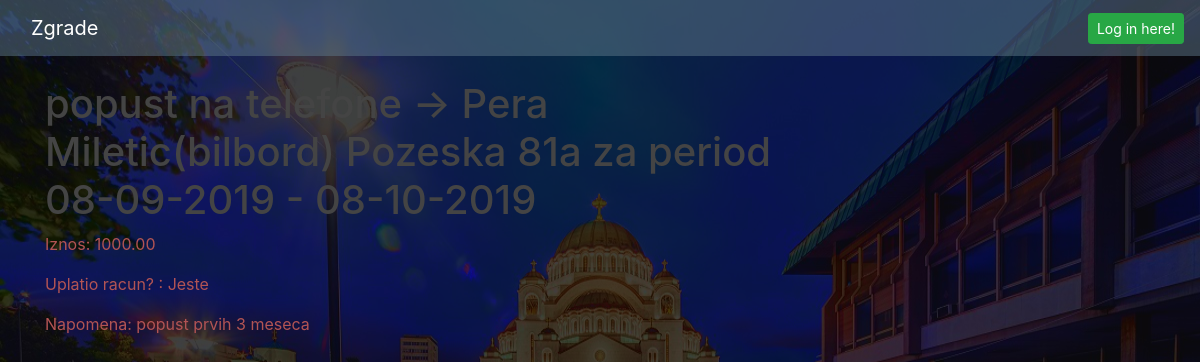
The app's page /racunireklama/1/ with its own data.
### blog/models.py (models this page shows)
class RacunReklama(models.Model):
    reklama = models.ForeignKey(Reklama, on_delete=models.CASCADE, related_name='racunireklama')
    period = models.ForeignKey(Period, on_delete= models.CASCADE, related_name='racunireklama')
    iznos = models.DecimalField(decimal_places=2, max_digits=10)
    isPlatio = models.BooleanField(default=False)
    napomena = models.CharField(max_length=255)
    def __str__(self):
        return str(self.reklama) + ' za period ' + str(self.period)

class Reklama(models.Model):
    oglasivac = models.ForeignKey(Oglasivac, on_delete=models.CASCADE, related_name='reklame')
    zgrada = models.ForeignKey(Zgrada, on_delete= models.CASCADE, related_name='reklame')
    ime = models.CharField(max_length=255)
    mesecniIznos = models.IntegerField()
    racunReklam = models.ManyToManyField(Period, through='RacunReklama')
    def __str__(self):
        return self.ime + ' -> ' + str(self.oglasivac) + ' ' + str(self.zgrada)

class Oglasivac(models.Model):
    user = models.OneToOneField(User, on_delete= models.CASCADE)
    imePrezime = models.CharField(max_length=255)
    tipOglasavanja = models.CharField(max_length=255)
    reklamaOglasivaca = models.ManyToManyField(Zgrada, through='Reklama')
    dugovanje = models.IntegerField(default = 0, verbose_name='dugovanje (rsd)')
    def __str__(self):
        return self.imePrezime + '(' + self.tipOglasavanja + ')'

class Zgrada(models.Model):
    ulica = models.CharField(max_length=255)
    broj = models.CharField(max_length=255)
    def __str__(self):
        return self.ulica + ' ' + self.broj

class Period(models.Model):
    pocetak = models.DateField(auto_now=False)
    kraj = models.DateField(auto_now=False)
    def __str__(self):
        return self.pocetak.strftime('%d-%m-%Y') + ' - ' + self.kraj.strftime('%d-%m-%Y')

### blog/views.py (the view)
# urls.py: path('racunireklama/<int:pk>/', RacunireklamaiDetailView.as_view(), name='racunireklama-detail'),
class RacunireklamaiDetailView(DetailView):
    model = RacunReklama

### blog/templates/blog/racunreklama_detail.html
{% extends "blog/base.html" %}
{% block content %}
    <h1>{{racunreklama}}</h1>
    <div>
        <p>
            Iznos: {{racunreklama.iznos}}
        </p>
        <p>
            Uplatio racun? : {% if racunreklama.isPlatio %} Jeste {% else %} Nije {% endif %}
        </p>
        <p>
            Napomena: {{ racunreklama.napomena }}
        </p>
    </div>
{% endblock content %}

### blog/static/blog/main.css (style rules this page uses)
body { background: #fafafa; color: #b25454; margin-top: 5rem; }
h1, h2, h3, h5, h6 { color: #444444; }

### blog/templates/blog/base.html (style rules this page uses)
body { background-color: rgba(40, 0, 0, 0.79) !important; background-image: url("../../static/blog/beograd.jpg"); background-repeat: repeat-y; height:800px; background-size: 100% 100%; background-blend-mode: color; }

### records on screen
RacunReklama: reklama+period "popust na telefone -> Pera Miletic(bilbord) Pozeska 81a za period 08-09-2019 - 08-10-2019", iznos "1000.00", napomena "popust prvih 3 meseca"
